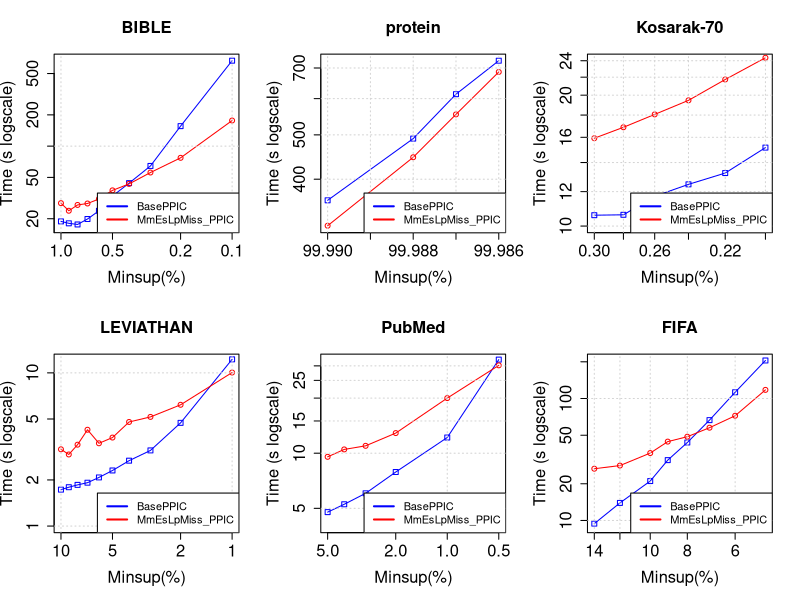

Here is the R script that generated this plot:
tiff("MmEsLpMiss__PPIC.png", width=13, height=9, units='in', res=120)
par(mfrow=c(2,3), cex.lab=1.5, cex.axis=1.5, cex.main=1.5, cex.sub=1.5)

#BIBLE
#DATA
x <- c(0.01, 0.009, 0.008, 0.007, 0.006, 0.005, 0.004, 0.003, 0.002, 0.001)*100

zero <- c(18850, 18071, 17611, 19872, 23860, 33086, 44031, 64446, 155871, 664830)/1000
one <- c(28247, 23874, 27147, 28035, 30995, 37511, 43290, 55725, 77181, 176405)/1000

#PLOT
plot(x, zero, log = "xy", type="o", pch=0, xlab="Minsup(%)",ylab="Time (s logscale)", col="blue", xlim = rev(range(x)), ylim=c(17, 664))
lines(x, one, col="red", type="o", pch=1)
title(main="BIBLE", cex.lab=1.5, cex.axis=1.5, cex.main=1.5, cex.sub=1.5)
grid()
legend("bottomright", legend=c("BasePPIC", "MmEsLpMiss_PPIC"), lty=c(1,1),lwd=c(2,2), col=c("blue", "red"), cex = 1)

#protein
#DATA
x <- c(0.9999, 0.99988, 0.99987, 0.99986)*100

zero <- c(359711, 490719, 613541, 726131)/1000
one <- c(316549, 446706, 554299, 686114)/1000

#PLOT
plot(x, zero, log = "xy", type="o", pch=0, xlab="Minsup(%)",ylab="Time (s logscale)", col="blue", xlim = rev(range(x)), ylim=c(316, 726))
lines(x, one, col="red", type="o", pch=1)
title(main="protein", cex.lab=1.5, cex.axis=1.5, cex.main=1.5, cex.sub=1.5)
grid()
legend("bottomright", legend=c("BasePPIC", "MmEsLpMiss_PPIC"), lty=c(1,1),lwd=c(2,2), col=c("blue", "red"), cex = 1)

#Kosarak-70
#DATA
x <- c(0.003, 0.0028, 0.0026, 0.0024, 0.0022, 0.002)*100

zero <- c(10592, 10615, 11709, 12472, 13241, 15153)/1000
one <- c(15922, 16873, 18065, 19459, 21731, 24384)/1000

#PLOT
plot(x, zero, log = "xy", type="o", pch=0, xlab="Minsup(%)",ylab="Time (s logscale)", col="blue", xlim = rev(range(x)), ylim=c(10, 24))
lines(x, one, col="red", type="o", pch=1)
title(main="Kosarak-70", cex.lab=1.5, cex.axis=1.5, cex.main=1.5, cex.sub=1.5)
grid()
legend("bottomright", legend=c("BasePPIC", "MmEsLpMiss_PPIC"), lty=c(1,1),lwd=c(2,2), col=c("blue", "red"), cex = 1)

#LEVIATHAN
#DATA
x <- c(0.1, 0.09, 0.08, 0.07, 0.06, 0.05, 0.04, 0.03, 0.02, 0.01)*100

zero <- c(1729, 1793, 1857, 1919, 2077, 2306, 2672, 3117, 4718, 12253)/1000
one <- c(3170, 2933, 3398, 4253, 3470, 3782, 4780, 5159, 6189, 10052)/1000

#PLOT
plot(x, zero, log = "xy", type="o", pch=0, xlab="Minsup(%)",ylab="Time (s logscale)", col="blue", xlim = rev(range(x)), ylim=c(1, 12))
lines(x, one, col="red", type="o", pch=1)
title(main="LEVIATHAN", cex.lab=1.5, cex.axis=1.5, cex.main=1.5, cex.sub=1.5)
grid()
legend("bottomright", legend=c("BasePPIC", "MmEsLpMiss_PPIC"), lty=c(1,1),lwd=c(2,2), col=c("blue", "red"), cex = 1)

#PubMed
#DATA
x <- c(0.05, 0.04, 0.03, 0.02, 0.01, 0.005)*100

zero <- c(4767, 5261, 6040, 7894, 12184, 32451)/1000
one <- c(9556, 10489, 10974, 12881, 20003, 30201)/1000

#PLOT
plot(x, zero, log = "xy", type="o", pch=0, xlab="Minsup(%)",ylab="Time (s logscale)", col="blue", xlim = rev(range(x)), ylim=c(4, 32))
lines(x, one, col="red", type="o", pch=1)
title(main="PubMed", cex.lab=1.5, cex.axis=1.5, cex.main=1.5, cex.sub=1.5)
grid()
legend("bottomright", legend=c("BasePPIC", "MmEsLpMiss_PPIC"), lty=c(1,1),lwd=c(2,2), col=c("blue", "red"), cex = 1)

#FIFA
#DATA
x <- c(0.14, 0.12, 0.1, 0.09, 0.08, 0.07, 0.06, 0.05)*100

zero <- c(9423, 13932, 21048, 31249, 43581, 66511, 112528, 204980)/1000
one <- c(26572, 28193, 35703, 44324, 48639, 57630, 72229, 117669)/1000

#PLOT
plot(x, zero, log = "xy", type="o", pch=0, xlab="Minsup(%)",ylab="Time (s logscale)", col="blue", xlim = rev(range(x)), ylim=c(9, 204))
lines(x, one, col="red", type="o", pch=1)
title(main="FIFA", cex.lab=1.5, cex.axis=1.5, cex.main=1.5, cex.sub=1.5)
grid()
legend("bottomright", legend=c("BasePPIC", "MmEsLpMiss_PPIC"), lty=c(1,1),lwd=c(2,2), col=c("blue", "red"), cex = 1)

#slen1
#DATA
x <- c(0.0017, 0.00165, 0.0016, 0.00155, 0.0015, 0.00145, 0.0014, 0.00135, 0.0013)*100


#PLOT
#slen2
#DATA
x <- c(0.0015, 0.00145, 0.0014, 0.00135, 0.0013, 0.00125, 0.0012, 0.00115, 0.0011)*100


#PLOT
dev.off()
